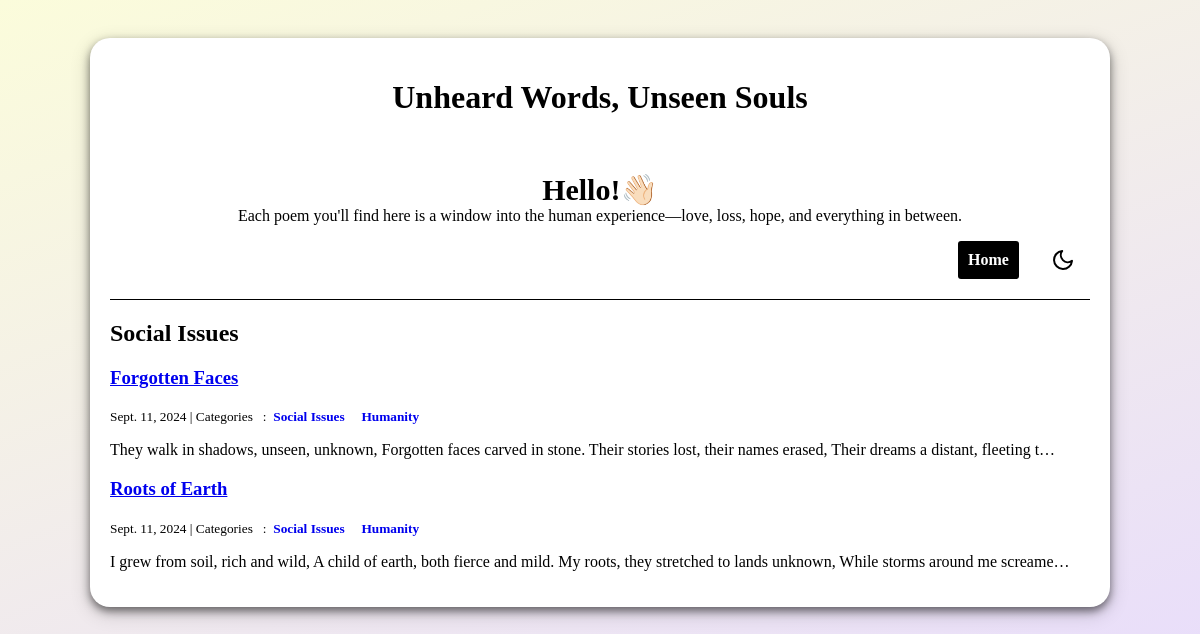
Screenshot of /category/Social Issues/ with the database file from the repository.
### blog/models.py (models this page shows, shortened)
class Category(models.Model):
    name=models.CharField(max_length=30)
    class Meta:
        verbose_name_plural="categories"

class Post(models.Model):
    title=models.CharField(max_length=255)
    body=models.TextField()
    created_on=models.DateTimeField(auto_now_add=True)
    last_modified=models.DateTimeField(auto_now=True)
    categories=models.ManyToManyField("Category",related_name="posts")

### blog/views.py (the view)
# urls.py: path("category/<category>/", views.blog_category, name="blog_category"),
def blog_category(request,category):
    posts=Post.objects.filter(
        categories__name__contains=category).order_by("-created_on")
    context={
        "category":category,
        "posts":posts,
    }
    return render(request,"blog/category.html",context)

### blog/templates/blog/category.html
{% extends "blog/index.html" %}
{% block page_title %}
<h2>{{ category }}</h2>
{% endblock page_title %}

### blog/templates/blog/index.html (shortened to what this page needs)
{% extends "base.html" %}
 {% block page_content %}
 {% block posts %}
 {% for post in posts %}
 <h3><a href="{% url 'blog_detail' post.pk %}">{{ post.title }} </a></h3>
 <small>
    {{ post.created_on.date}} | Categories &nbsp :&nbsp
    {% for category in post.categories.all %}
    <a href="{% url 'blog_category' category.name %}" style="text-decoration:none; font-weight:bold;">
        {{category.name}} &nbsp&nbsp&nbsp
    </a>
    {% endfor %}
</small>
<p>{{ post.body |truncatechars:150 }}</p>
{% endfor %}
{% endblock posts %}
{% endblock page_content %}

### blog/templates/base.html (style rules this page uses)
:root { --bg-color: #F5F7F8; --text-color: black; --card-bg-color: white; --button-bg-color: black; --button-text-color: white; }
body { background-color: var(--bg-color); color: var(--text-color); display: flex; flex-direction: column; margin-left: 5%; margin-right: 5%; background: linear-gradient(-20deg, #e9defa 0%, #fbfcdb 100%); }

### rows the page displays
Category: name "Social Issues"
Post: title "Forgotten Faces", created_on "Sept. 11, 2024", body "They walk in shadows, unseen, unknown, Forgotten faces carved in stone. Their stories lost, their names erased, Their dreams a distant, fleeting t…"
Category: name "Humanity"
Post: title "Roots of Earth", created_on "Sept. 11, 2024", body "I grew from soil, rich and wild, A child of earth, both fierce and mild. My roots, they stretched to lands unknown, While storms around me screame…"
